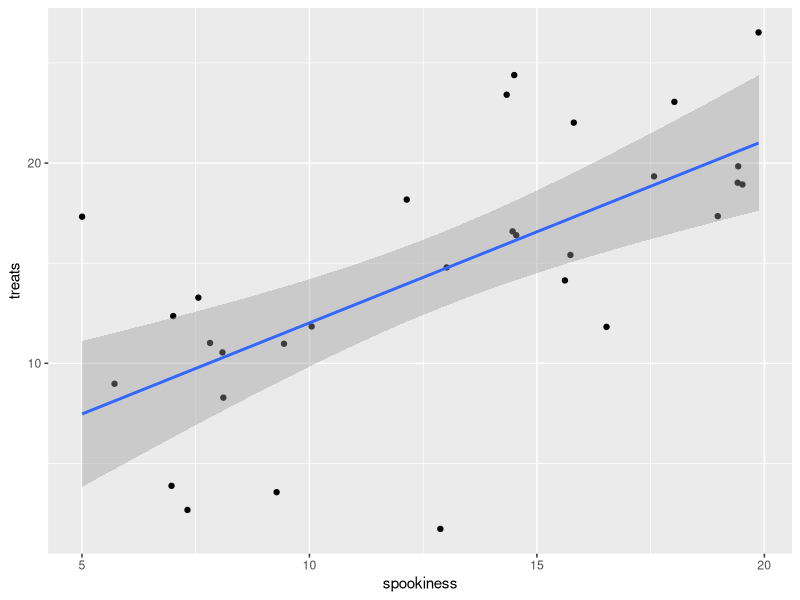
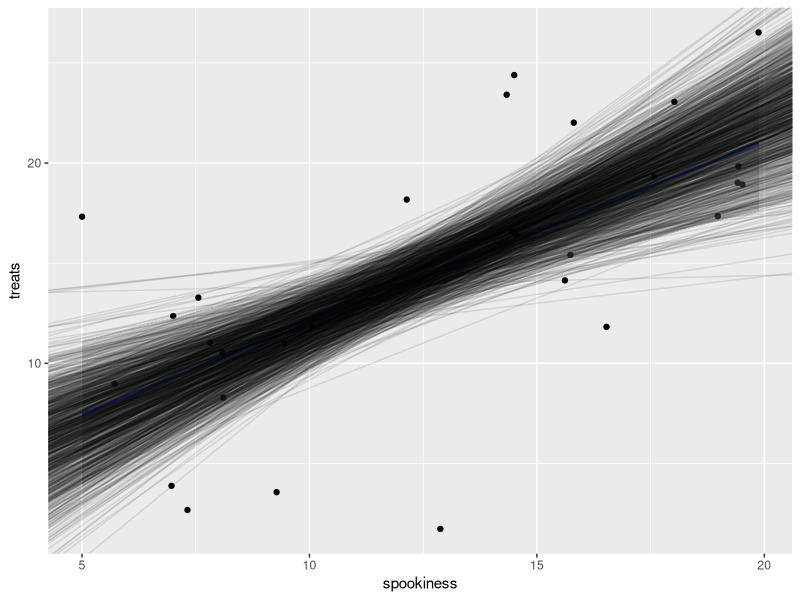
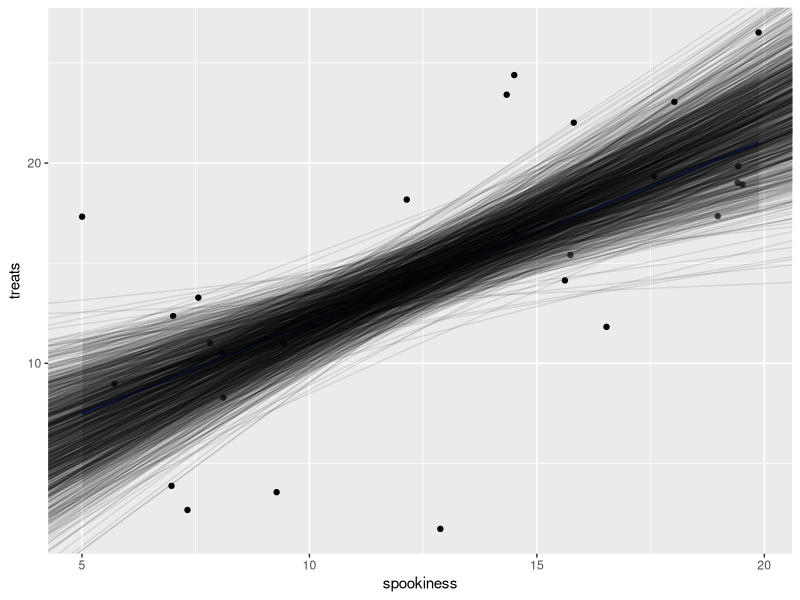

R code for these plots, in order:
library(tidyverse)

# make some data
spooky_sample <- tibble(
  spookiness = rnorm(30, 12, 4),
  treats = (2*1) + (1*spookiness) + rnorm(30, 0, 5)
)

# fit the model
spooky_mod <- lm(treats ~ spookiness, data = spooky_sample)
# look at the model
summary(spooky_mod)

# visualise
ggplot(spooky_sample, aes(x=spookiness,y=treats)) + 
  geom_point() + 
  geom_smooth(method=lm)


# simulate to show variability
simspook <- function(){
  sim = tibble(
    spookiness = rnorm(30, 12, 4),
    treats = (2*1) + (1*spookiness) + rnorm(30, 0, 5)
  )
  simmod = lm(treats ~ spookiness, data = sim)
  return(coef(simmod))
}

res <- replicate(1000, simspook())
res2 <- tibble(
  int = res[1,],
  slope = res[2,]
)

ggplot(spooky_sample, aes(x=spookiness,y=treats)) + 
  geom_point()+
  geom_smooth(method=lm) + 
  geom_abline(data=res2, aes(intercept=int, slope=slope), alpha=.1)


# simulate to show the null 
simspook <- function(){
  sim = tibble(
    spookiness = rnorm(30, 12, 4),
    treats = (2*1) + (1*spookiness) + rnorm(30, 0, 5)
  )
  simmod = lm(treats ~ spookiness, data = sim)
  return(coef(simmod))
}

res <- replicate(1000, simspook())
res2 <- tibble(
  int = res[1,],
  slope = res[2,]
)

ggplot(spooky_sample, aes(x=spookiness,y=treats)) + 
  geom_point()+
  geom_smooth(method=lm) + 
  geom_abline(data=res2, aes(intercept=int, slope=slope), alpha=.1)
